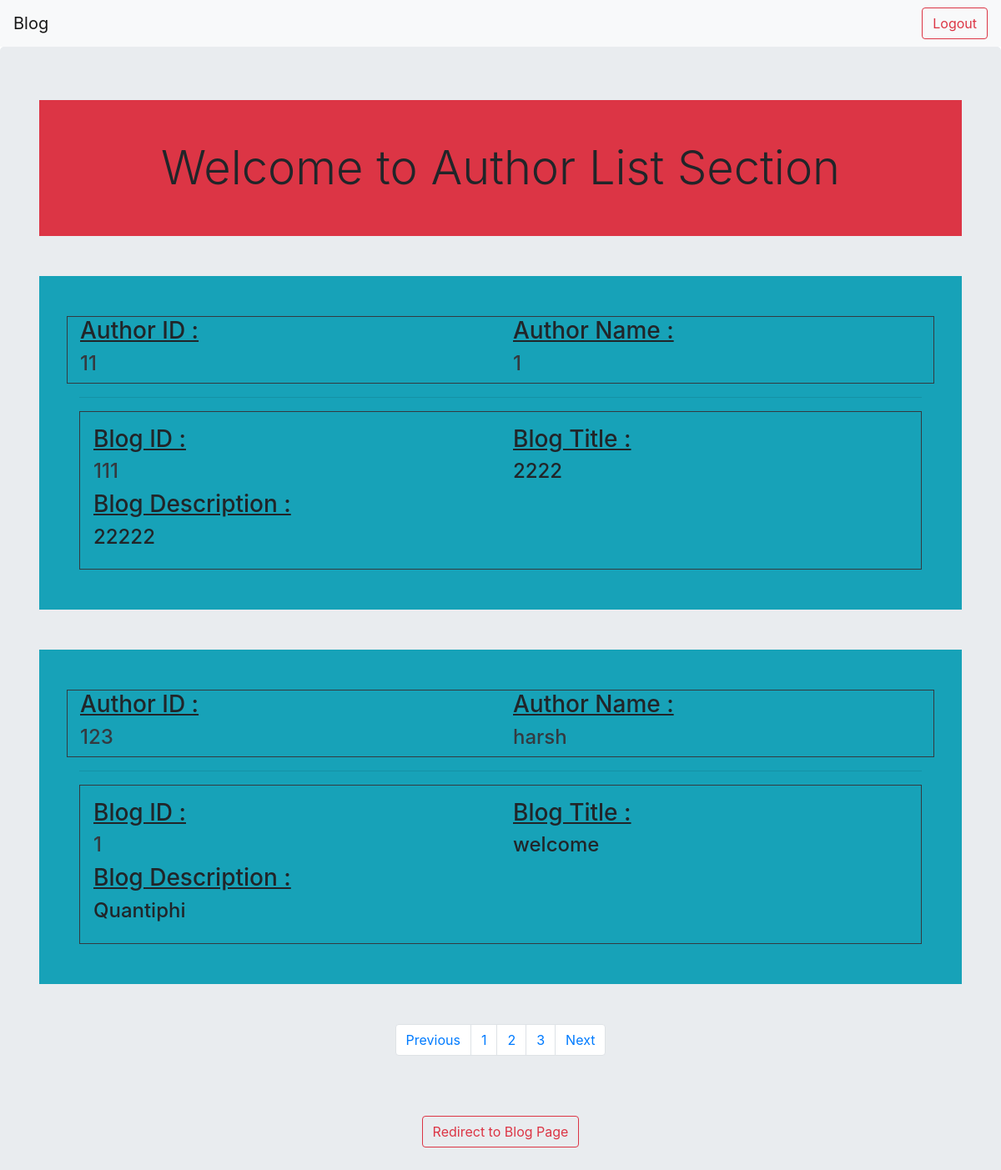
/blog/bloggers/, run on the app's committed database.
### blog/models.py (models this page shows)
class Blog(models.Model):
    index = models.AutoField(primary_key = True)
    blog_id = models.CharField(max_length=20,null = False)
    blog_description = models.CharField(max_length=1000, null = False)
    blog_title = models.CharField(max_length=200, null = False)
    author_id = models.CharField(max_length=20, null = False)
    author_name = models.CharField(max_length=20, null = False)
    date = models.DateField(auto_now_add = True)
    datetime = models.DateTimeField(auto_now_add = True)

### blog/views.py (the view)
# urls.py: path('bloggers/', views.authorList, name = "authorList"),
def authorList(request):
    data = Blog.objects.all().order_by('author_name')
    context = {"data" : data}
    return render(request, "blog/authorList.html",context)

### templates/blog/authorList.html (shortened to what this page needs)
<!DOCTYPE html>
<html lang="en">
<head>
    <link rel="stylesheet" href="https://cdn.jsdelivr.net/npm/bootstrap@4.6.1/dist/css/bootstrap.min.css">
</head>
<body>
    <nav class="navbar navbar-expand-lg navbar-light bg-light">
        <a class="navbar-brand" href="/blog">Blog</a>
        <div class="collapse navbar-collapse d-flex justify-content-end" id="navbarSupportedContent">
            <form class="form-inline my-2 my-lg-0">
                <div>
                    <a class="btn btn-outline-danger my-2 my-sm-0" class="btn btn-outline-success" href="/user_auth/accounts/logout">Logout</a>
                 </div>
            </form>
        </div>
      </nav>
    <div class="container-fluid jumbotron">
        <div class=" container">
            <div class="display-4 p-5 bg-danger text-center">
                Welcome to Author List Section
            </div>
            <div>
                {% for post in data %}
            <div class="container mb-5 mt-5 bg-info p-5">
                <div class="row border border-dark">
                    <div class="col author-id">
                     <h3><u> Author ID : </u> </h3> <h4> <a class="text-dark" href="/blog/blogger/{{post.author_id}}/" >  {{post.author_id}} </a></h4>
                    </div>
                    <div class="col author-name">
                     <h3> <u>Author Name :</u> </h3>   <h4> <a class="text-dark" href="/blog/blogger/{{post.author_id}}/" >{{post.author_name}}</a> </h4>
                    </div>
                </div>
                <hr style="width:100%;text-align:left;margin-left:0" />
                <div class="border border-dark p-3">
                    <div class="row ">
                        <div class="col blog-id">
                          <h3 class=""> <u>Blog ID :</u> </h3> <h4> <a class="text-dark" href="/blog/{{post.blog_id}}/" > {{post.blog_id}}</a>  </h4>
                        </div>
                        <div class="col blog-title">
                            <h3><u> Blog Title : </u></h3> <h4>{{post.blog_title}}</h4>
                        </div>
                    </div>
                    <div class="blog-description">
                       <h3><u> Blog Description :</u></h3> <h4>{{post.blog_description}}</h4>
                    </div>
                </div>
            </div>
            {% endfor %}
            </div>
            <div class="d-flex justify-content-center mb-2 mt-5">
                <nav aria-label="Page navigation example">
                    <ul class="pagination">
                      <li class="page-item"><a class="page-link" href="#">Previous</a></li>
                      <li class="page-item"><a class="page-link" href="#">1</a></li>
                      <li class="page-item"><a class="page-link" href="#">2</a></li>
                      <li class="page-item"><a class="page-link" href="#">3</a></li>
                      <li class="page-item"><a class="page-link" href="#">Next</a></li>
                    </ul>
                  </nav>
            </div>
            <br />
            <br />
            <div class="text-center">
                <a class="btn btn-outline-danger my-2 my-sm-0" class="btn btn-outline-success" href="/blog/">Redirect to Blog Page</a>
            </div>
        </div>
    </div>
</body>
</html>

### data on the page
Blog: author_id "11", author_name "1", blog_id "111", blog_title "2222", blog_description "22222"
Blog: author_id "123", author_name "harsh", blog_id "1", blog_title "welcome", blog_description "Quantiphi"
